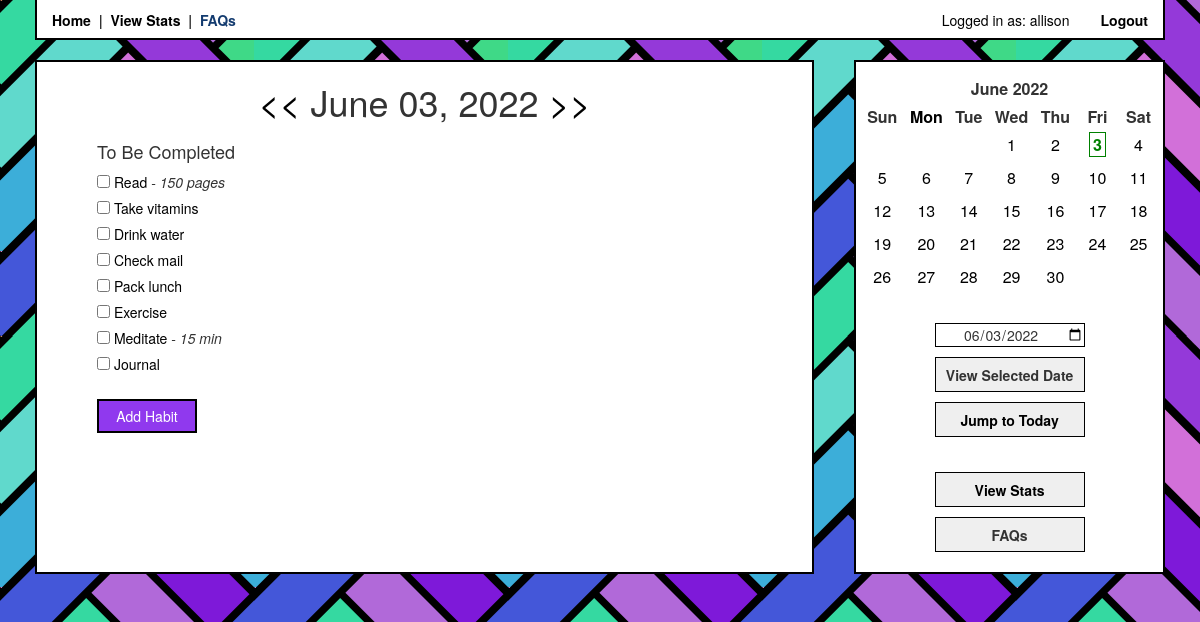
Page /viewDate/ (signed in) on the committed database.
### app/models.py (models this page shows, shortened)
class User(UserMixin, db.Model):
    id = db.Column(db.Integer, primary_key=True)
    username = db.Column(db.String(64), index=True, unique=True)
    email = db.Column(db.String(120), index=True, unique=True)
    password_hash = db.Column(db.String(128))
    habits = db.relationship('Habit', cascade='all, delete', backref='user')
    checks = db.relationship('Check', cascade='all, delete', backref='user')

class Habit(db.Model):
    id = db.Column(db.Integer, index=True, primary_key=True)
    name = db.Column(db.String(120), index=True)
    notes = db.Column(db.Text)
    custom_schedule = db.Column(db.Boolean, default=False)
    days = db.Column(db.String(7))
    user_id = db.Column(db.Integer, db.ForeignKey('user.id')) ##
    checks = db.relationship('Check', cascade='all, delete', backref='habits')

### app/routes.py (the view)
@login_required
@app.route('/viewDate/<viewDate>')
@app.route('/viewDate/')
def viewDate(viewDate=None):
    if viewDate is None:
        viewDate = date.today()
    else:
        viewDate = datetime.strptime(viewDate, '%Y-%m-%d').date()
    prevDate, nextDate = viewDate - timedelta(1), viewDate + timedelta(1)     # for prev/next day links
    strDate = viewDate.strftime('%B %d, %Y')
    habits = Habit.query.filter_by(user_id=current_user.id)
    checks = Check.query.filter_by(user_id=current_user.id, date=viewDate).all()
    checkedHabits, uncheckedHabits = [], []
    for check in checks:
        habit = Habit.query.filter_by(id=check.habit_id).first()
        checkedHabits.append(habit)
    for habit in habits:
        if habit not in checkedHabits:
            uncheckedHabits.append(habit)
    month = getMonthCalendar(viewDate)
    return render_template('index.html', title='Habit Tracker',
    date=viewDate, prevDate=prevDate, nextDate=nextDate, strDate=strDate, month=month,
    habits=uncheckedHabits, completedHabits=checkedHabits)

### app/helpers.py (called while the page is built)
def getMonthCalendar(date):
    month, year = date.month, date.year
    today = date.today()
    calHTML = CustomCal(month, year).formatmonth(year, month)
    editedCal = calHTML
    if month == today.month and year == today.year:
        editDate = '>' + str(today.day) + '<'
        display = '><b><span class="today">  ' + str(today.day) + '  </span></b><'
        editedCal = calHTML.replace(str(editDate), display)
    editDate = '>' + str(date.day) + '<'
    display = '><span id="onDate">  ' + str(date.day) + '  </span><'
    editedCal = editedCal.replace(str(editDate), display)
    return editedCal

    def formatday(self, day, weekday):
        strDay = str(day)
        month = str(self.month)
        year = str(self.year)
        if len(strDay) == 1:
            strDay = '0' + strDay
        if len(month) == 1:
            month = '0' + month
        date = year + '-' + month + '-' + strDay
        if day == 0:
            return '<td class="noday">&nbsp;</td>'
        else:
            return '<td class="%s" id="calDate"><a class="calDate" href="javascript:f();" name="%s">%d</a></td>' % (self.cssclasses[weekday], date, day)

### app/models.py (called while the page is built)
@login.user_loader
def load_user(id):
    return User.query.get(int(id))

### app/templates/index.html (shortened to what this page needs)
{% extends 'bootstrap/base.html' %}
{% block styles %}
{{super()}}
<link rel="stylesheet" href="{{ url_for('static', filename='style.css') }}">
{% endblock %}
{% block content %}
<div class="container">
<div class="main">
{% if current_user.is_anonymous %}
<div class="content">
<p><a class="navlink" href="{{ url_for('login') }}">Login</a> to view habits.</p>
</div>{% else %}
{% include 'viewHabits.html' %}
{% endif %}
{% include 'sidebar.html' %}
</div>
{% endblock %}

### app/templates/header.html (shortened to what this page needs)
{% block head %}
<head>
    <div class="navbar">
        <a class="navlink" href="/">Home</a>
        &nbsp;|&nbsp;
        <a class="navlink" href="{{ url_for('viewStats') }}">View Stats</a>
        &nbsp;|&nbsp;
        <a class="navlink" href="">FAQs</a>
        <div class="right">
        {% if current_user.is_anonymous %}
        <a class="navlink" href="{{ url_for('login') }}">Login</a>
        {% else %}
        Logged in as: {{ current_user.username }}
        <a class="navlink" href="{{ url_for('logout') }}">Logout</a>
        {% endif %}
        </div>
    </div>
</head>
{% endblock %}

### app/templates/viewHabits.html (shortened to what this page needs)
{% block content %}
<div class="content">
    <h1 class="center-h">
        <a class="date-nav" href="{{ url_for('viewDate', viewDate=prevDate) }}"><<</a>
        <span id="viewDate">{{ strDate }}</span>
        <a class="date-nav" href="{{ url_for('viewDate', viewDate=nextDate) }}">>></a>
    </h1>
    <div class="habits">
    <h4>To Be Completed</h4>
    {% for habit in habits %}
    <input type="checkbox" class="habit" id="habit" name="{{habit.id}}">
    <label for="{{habit.id}}"><a onclick="editHabit('{{habit.id}}')">{{ habit.name }}</a></label>
    {% if habit.notes != none %}
     - <i>{{ habit.notes }}</i>
    {% endif %}
    <br />
    {% endfor %}
    <br />
    <div>
        <a data-target="#add-habit-modal" role="button" class="btn" data-toggle="modal"><span class="">Add Habit</span></a>
    </div>
    </div>
    </div>
</div>
{% endblock %}

### app/static/style.css (style rules this page uses)
.navbar { background-color: white; border: 2px solid black; border-top: transparent; border-radius: 0; margin-left: 35px; margin-right: 35px; padding-top: 10px; padding-left: 15px; padding-right: 15px; margin-bottom: 0px; font-weight: bold; min-height: 40px; }
.navlink, .navlink:hover { color: rgb(19, 59, 111); font-weight: bold; padding: 0px; }
a, a:hover { color: black; }
.right { float: right; color: black; font-weight: normal; }
body { background-image: url("../static/hb.png"); margin: 0px; padding: 0px; }
label { font-weight: normal; }
.container { display: flex; flex-direction: row; width: 100%; }
.sidebar, .main { display: flex; flex-direction: column; margin: 20px; border: 2px solid black; background-color: white; padding-bottom: 15px; }
.main { flex-grow: 5; min-width: 350px; }
.content { padding-left: 10px; padding-right: 10px; }
.center-h { margin-bottom: 20px; align-content: center; text-align: center; }
.date-nav, .date-nav:hover { color: black; }
.habits { padding-left: 50px; font-weight: normal; }
.btn, .btn:hover, .btn:active { background-color: rgb(144, 57, 238); border: 2px solid black; padding: 5px; width: 100px; color: white; border-radius: 0; }
th { text-align: center; }
th.month { padding-top: 10px; padding-bottom: 5px; width: 50%; margin: 5px auto; text-align: center; }
.month { text-align: center; }
td { padding: 5px; }
.today { font-weight: bold; color: green; padding-left: 3px; padding-right: 3px; margin: 2px; border: 1px solid; }
#calDate, .calDate, a:link { color: black; }
.mon { color: black; }

### rows in the picture
User: username "allison"
Habit: name "Read", notes "150 pages"
Habit: name "Take vitamins"
Habit: name "Drink water"
Habit: name "Check mail"
Habit: name "Pack lunch"
Habit: name "Exercise"
Habit: name "Meditate", notes "15 min"
Habit: name "Journal"

### other values in the picture
{{ strDate }} "June 03, 2022"
{{ month | safe }} "June 2022 Sun Mon Tue Wed Thu Fri Sat 1 2 3 4 5 6 7 8 9 10 11 12 13 14 15 16 17 18 19 20 21 22 23 24 25 26 27 28 29 30"
